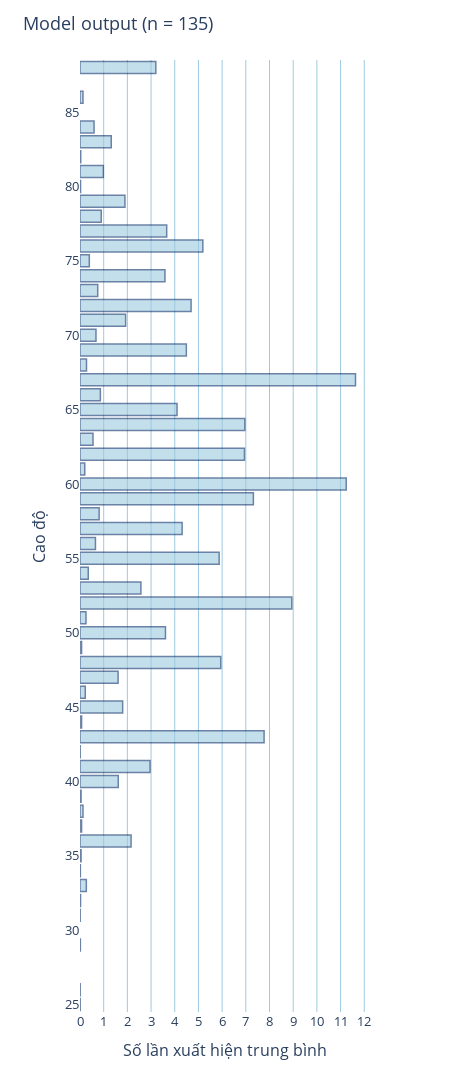
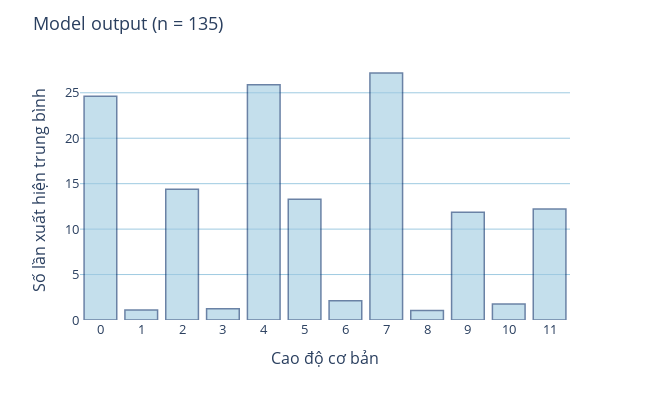

The notebook cell these images were saved under, in order:
### Code cell
# Horizontal bar chart for pitch counts using plotly express (with y is the pitch and x is the count)
fig = px.bar(
    x=list(average_results['pitch_counts'].values()), 
    y=list(average_results['pitch_counts'].keys()), 
    orientation='h'
)

fig.update_layout(
    title=f'Model output (n = {n_file_to_analyze})', 
    xaxis_title='Số lần xuất hiện trung bình',
    yaxis_title='Cao độ'
)

# Show labels 0, 5, 10, 15, ... in y-axis
y_axis_tickvals = list(range(0, max(average_results['pitch_counts'].keys()) + 1, 5))
fig.update_yaxes(tickvals=y_axis_tickvals)

# Show labels 0, 1, 2, 3, ... in x-axis
x_axis_tickvals = list(range(
    0, 
    int(max(average_results['pitch_counts'].values())) + 1 + 1
))
fig.update_xaxes(tickvals=x_axis_tickvals)

# Change the color set to make it easier to see when printed in black and white
fig.update_traces(marker_color='rgb(158,202,225)', marker_line_color='rgb(8,48,107)', marker_line_width=1.5, opacity=0.6)

# Change the background color to make it easier to see when printed in black and white
fig.update_layout(plot_bgcolor='white')

# Show the vertical grid lines
fig.update_layout(xaxis=dict(showgrid=True, gridwidth=1, gridcolor='rgb(158,202,225)'))

# Make the colums overlay the grid lines
fig.update_layout(barmode='overlay')

# Make the font size bigger
fig.update_layout(font=dict(size=13))

# Make the plot ratio x:y
fig.update_layout(
    autosize=False,
    width=450,
    height=1200,
)

fig.show()


# Pitch class distribution
fig = px.bar(x=list(average_results['pitch_class_distribution'].keys()), y=list(average_results['pitch_class_distribution'].values()))
fig.update_layout(
    title=f'Model output (n = {n_file_to_analyze})', 
    yaxis_title='Số lần xuất hiện trung bình',
    xaxis_title='Cao độ cơ bản'
)

# Show labels 0, 1, 2, 3, ... in x-axis
x_axis_tickvals = list(range(0, max(average_results['pitch_class_distribution'].keys()) + 1))
fig.update_xaxes(tickvals=x_axis_tickvals)

# Change the color set to make it easier to see when printed in black and white
fig.update_traces(marker_color='rgb(158,202,225)', marker_line_color='rgb(8,48,107)', marker_line_width=1.5, opacity=0.6)

# Change the background color to make it easier to see when printed in black and white
fig.update_layout(plot_bgcolor='white')

# Show the horizontal grid lines
fig.update_layout(yaxis=dict(showgrid=True, gridwidth=1, gridcolor='rgb(158,202,225)'))

# Make the font size bigger
fig.update_layout(font=dict(size=13))

# Make the plot ratio x:y
fig.update_layout(
    autosize=False,
    width=650,
    height=400,
)

fig.show()

# Note count
print(f"Số lượng nốt nhạc trung bình trong một đoạn nhạc từ Model output (n = {n_file_to_analyze}): {average_results['note_count']}")

### Figure 1 — Plotly figure (JSON) as saved in the notebook; plotly's stock layout.template omitted (floating-point values rounded to 4 significant figures)
{"data": [{"alignmentgroup": "True", "hovertemplate": "x=%{x}<br>y=%{y}<extra></extra>", "legendgroup": "", "marker": {"color": "rgb(158,202,225)", "line": {"color": "rgb(8,48,107)", "width": 1.5}, "pattern": {"shape": ""}}, "name": "", "offsetgroup": "", "opacity": 0.6, "orientation": "h", "showlegend": false, "textposition": "auto", "type": "bar", "x": [11.63, 0.8963, 5.185, 3.607, 8.941, 4.096, 11.24, 4.311, 6.941, 4.689, 0.1259, 4.489, 1.8, 5.874, 6.956, 3.659, 7.319, 3.585, 1.319, 2.156, 5.941, 7.77, 0.7481, 2.57, 1.926, 0.8074, 0.9852, 0.6741, 1.607, 1.615, 3.2, 1.896, 2.956, 0.2741, 0.6519, 0.8593, 0.2, 0.3926, 0.5926, 0.5481, 0.2222, 0.2667, 0.2519, 0.06667, 0.04444, 0.06667, 0.1259, 0.007407, 0.3481, 0.06667, 0.02222, 0.007407, 0.01481, 0.007407, 0.04444, 0.007407, 0.02963, 0.02222, 0.01481], "xaxis": "x", "y": [67, 78, 76, 50, 52, 65, 60, 57, 62, 72, 38, 69, 45, 55, 64, 77, 59, 74, 83, 36, 48, 43, 73, 53, 71, 58, 81, 70, 47, 40, 88, 79, 41, 68, 56, 66, 61, 75, 84, 63, 46, 33, 51, 44, 35, 37, 86, 31, 54, 49, 32, 25, 34, 26, 39, 42, 82, 80, 29], "yaxis": "y"}], "layout": {"autosize": false, "barmode": "overlay", "font": {"size": 13}, "height": 1200, "legend": {"tracegroupgap": 0}, "margin": {"t": 60}, "plot_bgcolor": "white", "title": {"text": "Model output (n = 135)"}, "width": 450, "xaxis": {"anchor": "y", "domain": [0, 1], "gridcolor": "rgb(158,202,225)", "gridwidth": 1, "showgrid": true, "tickvals": [0, 1, 2, 3, 4, 5, 6, 7, 8, 9, 10, 11, 12], "title": {"text": "Số lần xuất hiện trung bình"}}, "yaxis": {"anchor": "x", "domain": [0, 1], "tickvals": [0, 5, 10, 15, 20, 25, 30, 35, 40, 45, 50, 55, 60, 65, 70, 75, 80, 85], "title": {"text": "Cao độ"}}}}

### Figure 2 — Plotly figure (JSON) as saved in the notebook; plotly's stock layout.template omitted (floating-point values rounded to 4 significant figures)
{"data": [{"alignmentgroup": "True", "hovertemplate": "x=%{x}<br>y=%{y}<extra></extra>", "legendgroup": "", "marker": {"color": "rgb(158,202,225)", "line": {"color": "rgb(8,48,107)", "width": 1.5}, "pattern": {"shape": ""}}, "name": "", "offsetgroup": "", "opacity": 0.6, "orientation": "v", "showlegend": false, "textposition": "auto", "type": "bar", "x": [7, 6, 4, 2, 5, 0, 9, 11, 1, 10, 8, 3], "xaxis": "x", "y": [27.18, 2.111, 25.9, 14.39, 13.3, 24.61, 11.85, 12.21, 1.089, 1.748, 1.037, 1.237], "yaxis": "y"}], "layout": {"autosize": false, "barmode": "relative", "font": {"size": 13}, "height": 400, "legend": {"tracegroupgap": 0}, "margin": {"t": 60}, "plot_bgcolor": "white", "title": {"text": "Model output (n = 135)"}, "width": 650, "xaxis": {"anchor": "y", "domain": [0, 1], "tickvals": [0, 1, 2, 3, 4, 5, 6, 7, 8, 9, 10, 11], "title": {"text": "Cao độ cơ bản"}}, "yaxis": {"anchor": "x", "domain": [0, 1], "gridcolor": "rgb(158,202,225)", "gridwidth": 1, "showgrid": true, "title": {"text": "Số lần xuất hiện trung bình"}}}}
